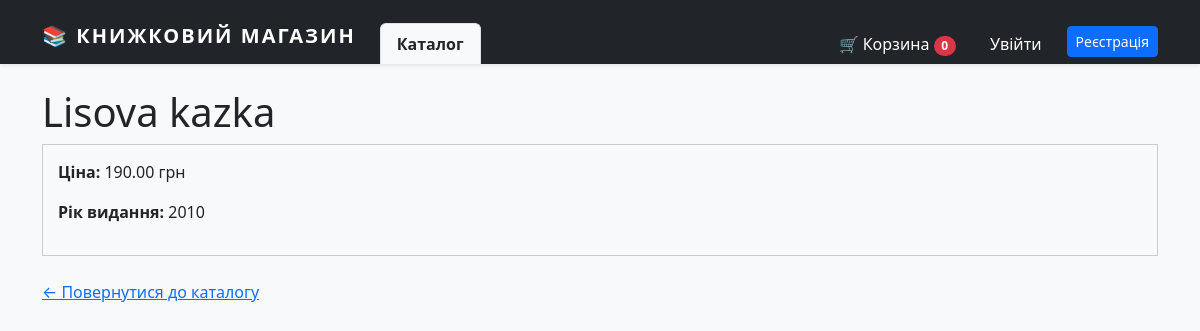
The page /books/2 on the database its author committed.
### shop/models.py (models this page shows, shortened)
class Book(models.Model):
    title = models.CharField(max_length=200)
    author = models.ManyToManyField(Author)
    category = models.ManyToManyField(Category)
    price = models.DecimalField(max_digits=6, decimal_places=2)
    added_at = models.DateTimeField(auto_now_add=True)
    publisher_year = models.IntegerField()
    amount = models.DecimalField(max_digits=6, decimal_places=2)
    available = models.BooleanField(default=True)
    publisher = models.ForeignKey(Publisher, on_delete=models.CASCADE)
    calculated_average = models.DecimalField(max_digits=3, decimal_places=2, default=0.00)

### shop/views.py (the view)
# urls.py: path('books/<int:pk>', BookDetailView.as_view(), name='book_detail'),
class BookDetailView(DetailView):
    model = Book
    template_name = 'shop/book_detail.html'
    context_object_name = 'book'

### templates/shop/book_detail.html (shortened to what this page needs)
{% extends 'shop/base.html' %}
{% block content %}
    <h1>{{ book.title }}</h1>
    <div style="border: 1px solid #ccc; padding: 15px;">
        <p><strong>Ціна:</strong> {{ book.price }} грн</p>
        <p><strong>Рік видання:</strong> {{ book.publisher_year }}</p>
    </div>
    <br>
    <a href="{% url 'shop:book_list' %}">&larr; Повернутися до каталогу</a>
{% endblock %}

### rows shown on the page
Book: title "Lisova kazka", price "190.00", publisher_year "2010"
